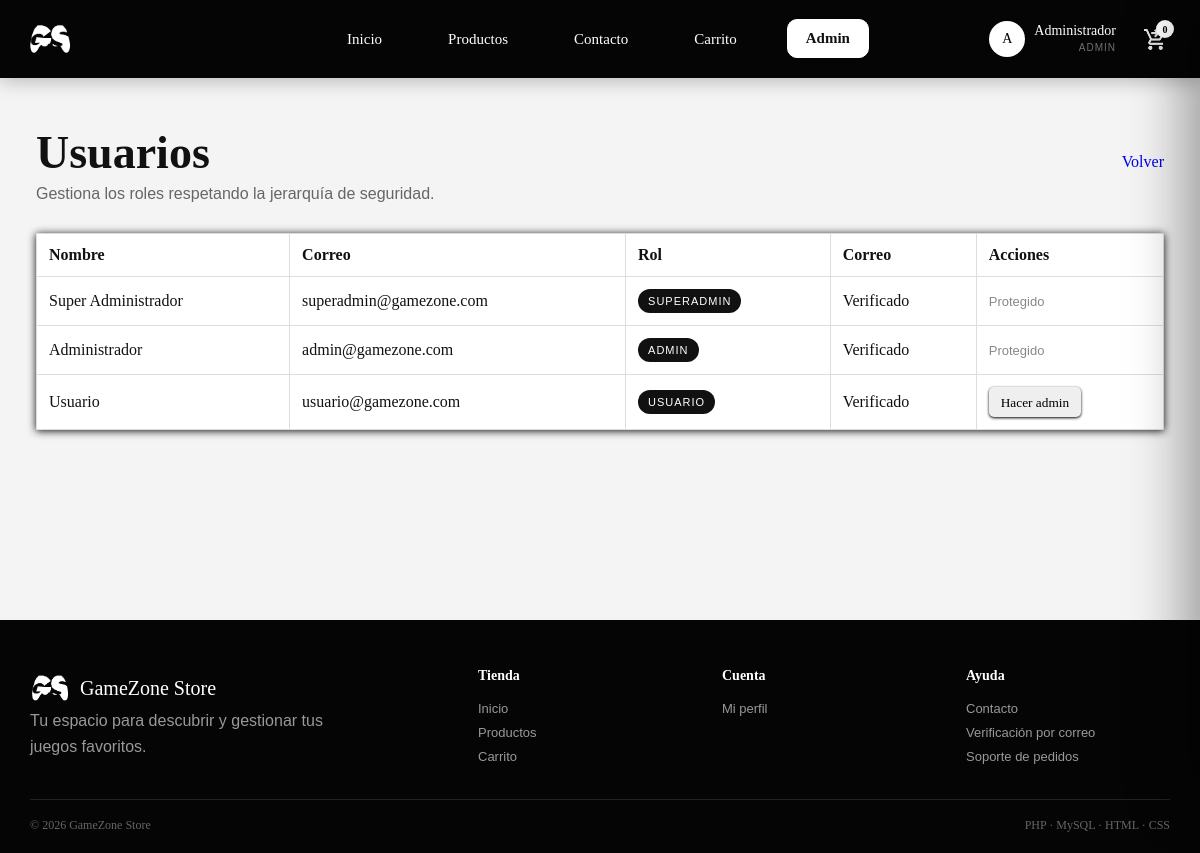
The app's page /admin/usuarios.php (signed in) with its own data.
### tables this page shows
CREATE TABLE usuarios (id INT UNSIGNED AUTO_INCREMENT PRIMARY KEY,nombre VARCHAR(100) NOT NULL,correo VARCHAR(150) NOT NULL UNIQUE,clave VARCHAR(255) NOT NULL,rol ENUM('superadmin','admin','usuario') NOT NULL DEFAULT 'usuario',email_verificado TINYINT(1) NOT NULL DEFAULT 0,codigo_verificacion VARCHAR(10) NULL,codigo_expira DATETIME NULL,foto_perfil VARCHAR(500) NULL,creado_en TIMESTAMP DEFAULT CURRENT_TIMESTAMP);

### config/auth.php (called while the page is built, shortened)
<?php
function usuarioActual(): ?array { return $_SESSION['usuario'] ?? null; }
function logueado(): bool { return isset($_SESSION['usuario']); }
function rolActual(): string { return $_SESSION['usuario']['rol'] ?? ''; }
function admin(): bool { return in_array(rolActual(), ['admin','superadmin'], true); }
function superadmin(): bool { return rolActual() === 'superadmin'; }
?>

### config/carrito.php (called while the page is built, shortened)
<?php
function cantidadCarrito(): int { initCarrito(); return array_sum($_SESSION['carrito']); }
?>

### admin/usuarios.php (the view, shortened to what this page needs)
<?php
require_once '../config/db.php';require_once '../config/auth.php';
$usuarios=$pdo->query("SELECT id,nombre,correo,rol,email_verificado,creado_en FROM usuarios ORDER BY FIELD(rol,'superadmin','admin','usuario'),nombre")->fetchAll();
$titulo='Usuarios - GameZone Store';$base='../';require '../includes/header.php';
?>
<main class="admin-usuarios-page">
<div class="admin-top"><div><h1>Usuarios</h1><p>Gestiona los roles respetando la jerarquía de seguridad.</p></div><a class="boton-php" href="index.php">Volver</a></div>
<table class="tabla-php usuarios-tabla"><tr><th>Nombre</th><th>Correo</th><th>Rol</th><th>Correo</th><th>Acciones</th></tr>
<?php foreach($usuarios as $x): ?><tr><td><?=htmlspecialchars($x['nombre'])?></td><td><?=htmlspecialchars($x['correo'])?></td><td><span class="rol-badge rol-<?=htmlspecialchars($x['rol'])?>"><?=htmlspecialchars($x['rol'])?></span></td><td><?=((int)$x['email_verificado']===1)?'Verificado':'Pendiente'?></td><td>
<?php if($x['rol']==='usuario'): ?><form class="inline-form" method="post"><input type="hidden" name="id" value="<?=$x['id']?>"><input type="hidden" name="accion" value="promover"><button type="submit">Hacer admin</button></form>
<?php elseif($x['rol']==='admin' && superadmin()): ?><form class="inline-form" method="post"><input type="hidden" name="id" value="<?=$x['id']?>"><input type="hidden" name="accion" value="quitar_admin"><button type="submit">Quitar admin</button></form>
<?php else: ?><span class="texto-suave">Protegido</span><?php endif; ?>
</td></tr><?php endforeach; ?></table>
</main>
<?php require '../includes/footer.php'; ?>

### includes/header.php (shortened to what this page needs)
<?php
require_once __DIR__.'/../config/auth.php';
require_once __DIR__.'/../config/carrito.php';
$u=usuarioActual();
$actualRuta=$_SERVER['PHP_SELF']??'';
$esInicio=str_ends_with($actualRuta,'/index.php') && !str_contains($actualRuta,'/admin/');
$esProductos=str_ends_with($actualRuta,'/productos.php') || str_ends_with($actualRuta,'/producto.php');
$esContacto=str_ends_with($actualRuta,'/contacto.php');
$esAdmin=str_contains($actualRuta,'/admin/');
?>
<!DOCTYPE html><html lang="es"><head><link rel="stylesheet" href="<?=$base??''?>css/style.css">
</head><body>
<header>
  <div class="header-col header-left"><a class="logo" href="<?=$base??''?>index.php"><img src="<?=$base??''?>assets/logo.webp" alt="GameZone Store"></a></div>
  <nav class="header-nav"><ul>
    <li class="div-elemento-header <?= $esInicio?'activo':'' ?>"><a class="link-header" href="<?=$base??''?>index.php">Inicio</a></li>
    <li class="div-elemento-header <?= $esProductos?'activo':'' ?>"><a class="link-header" href="<?=$base??''?>productos.php">Productos</a></li>
    <li class="div-elemento-header <?= $esContacto?'activo':'' ?>"><a class="link-header" href="<?=$base??''?>contacto.php">Contacto</a></li>
    <li class="div-elemento-header <?= (basename($_SERVER['PHP_SELF']??'')==='carrito.php')?'activo':'' ?>"><a class="link-header" href="<?=$base??''?>carrito.php">Carrito</a></li>
    <?php if(admin()): ?><li class="div-elemento-header <?= $esAdmin?'activo':'' ?>"><a class="link-header" href="<?=$base??''?>admin/index.php">Admin</a></li><?php endif; ?>
  </ul></nav>
  <div class="header-col header-right">
    <?php if(logueado()): ?>
      <a class="perfil-header" href="<?=$base??''?>perfil.php">
        <?php if(!empty($u['foto_perfil'])): ?><img class="perfil-header-foto" src="<?=$base??''?><?=htmlspecialchars($u['foto_perfil'])?>" alt="Foto de perfil"><?php else: ?><span class="perfil-header-fallback"><?=htmlspecialchars(strtoupper(mb_substr($u['nombre'],0,1)))?></span><?php endif; ?>
        <span class="perfil-header-texto"><span class="perfil-header-nombre"><?=htmlspecialchars($u['nombre'])?></span><span class="perfil-header-rol"><?=htmlspecialchars($u['rol'])?></span></span>
      </a>
    <?php else: ?><a class="link-login <?=basename($_SERVER['PHP_SELF']??'')==='login.php'?'activo-login':''?>" href="<?=$base??''?>login.php">Login</a><?php endif; ?>
    <button class="carrito-icono" type="button" data-cart-open aria-label="Abrir carrito"><img src="<?=$base??''?>assets/icons/shopping-cart.webp" alt="Carrito"><span class="carrito-contador"><?=cantidadCarrito()?></span></button>
  </div>
</header>

### includes/header.php (style rules this page uses)
header .div-elemento-header.activo, .div-elemento-header.activo { background:#fff!important;color:#111!important;border:1px solid #fff!important;box-shadow:none!important;outline:none!important }
header .div-elemento-header.activo a, header .div-elemento-header.activo .link-header, .div-elemento-header.activo a, .div-elemento-header.activo .link-header { background:transparent!important;color:#111!important;border:none!important;box-shadow:none!important;text-decoration:none!important }

### records on screen
usuarios: nombre "A", nombre "Administrador", rol "ADMIN", correo "admin@gamezone.com", email_verificado "Verificado", shows "Protegido"
usuarios: nombre "Super Administrador", correo "superadmin@gamezone.com", rol "SUPERADMIN", email_verificado "Verificado", shows "Protegido"
usuarios: nombre "Usuario", correo "usuario@gamezone.com", rol "USUARIO", email_verificado "Verificado"

### other values on screen
cantidadCarrito() "0"
